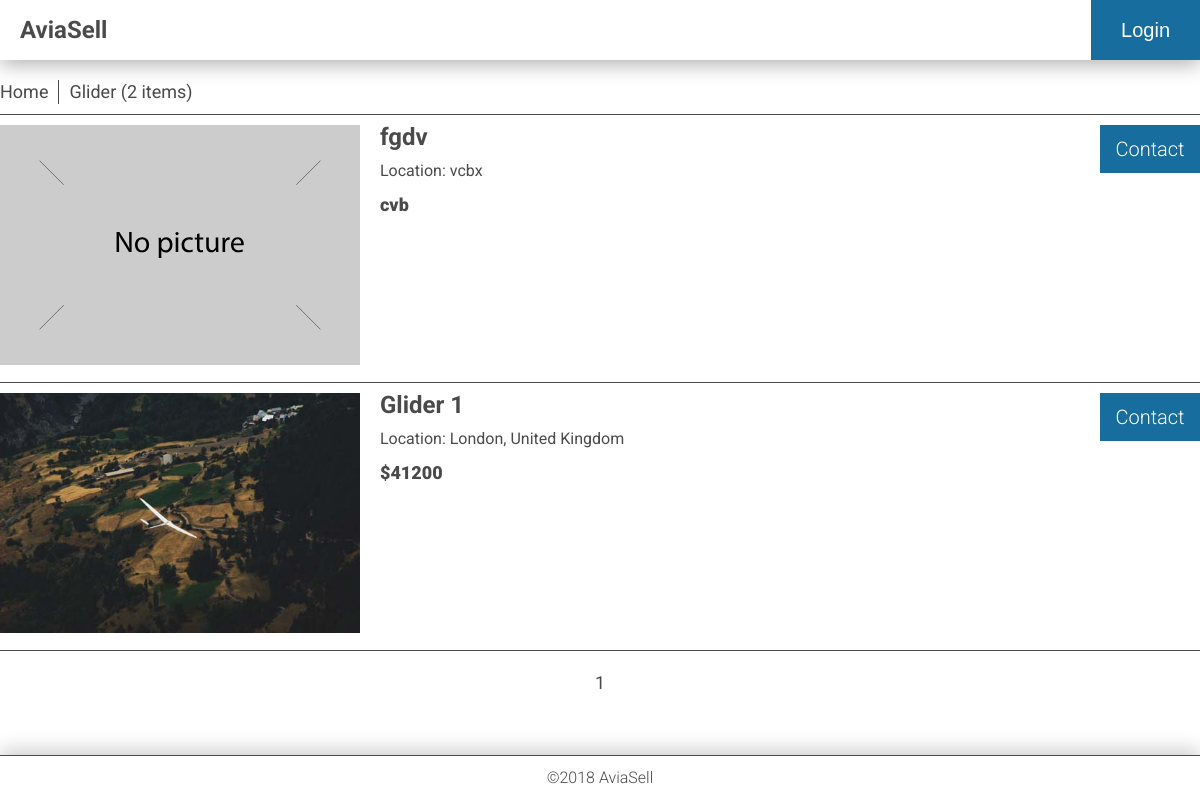
Page /category/glider/1 on the committed database.
### app/database_setup.py (models this page shows, shortened)
class Category(Base):
    __tablename__ = 'category'
    id = Column(Integer, primary_key=True)
    name = Column(String(250), nullable=False)
    picture = Column(String(250))
    description = Column(String(250))
    slug = Column(String(30), unique=True)

class User(Base):
    __tablename__ = 'user'
    id = Column(Integer, primary_key=True)
    name = Column(String(250), nullable=False)
    email = Column(String(250), nullable=False)
    picture = Column(String(250))

class CategoryItem(Base):
    __tablename__ = 'category_item'
    id = Column(Integer, primary_key=True)
    title = Column(String(80), nullable=False)
    description = Column(Text(), nullable=False)
    location = Column(String(250), nullable=False)
    picture = Column(String(250), nullable=False)
    price = Column(String(32), nullable=False)
    created_date = Column(DateTime, default=datetime.datetime.utcnow)
    category_id = Column(Integer, ForeignKey('category.id'))
    category = relationship(Category)
    user_id = Column(Integer, ForeignKey('user.id'))
    user = relationship(User)

### app/views/category.py (the view)
@webapp.route('/category/<string:category_slug>/<int:page>')
def getCategoryPage(category_slug, page):
    category = CategoryModel.getCategory(category_slug)
    if category:
        limitPerPage = 2
        countItems = ItemModel.itemsInCatCount(category.id)
        pageCount = math.ceil(countItems / limitPerPage)
        result = []
        items = ItemModel.getItemPage(category.id, page, limitPerPage)
        for item in items:
          result.append((item, UserModel.getUserEmail(item.user_id)))
        return render_template('category.html',
                               category_slug=category.slug,
                               items=result,
                               category_name=category.name,
                               pages=pageCount,
                               current_page=page,
                               total_items=countItems)
    else:
        return render_template('404.html'), 404

### app/models/category.py (called while the page is built)
    def getCategory(categorySlug):
        result = session.query(Category).filter_by(slug=categorySlug).first()
        return result

### app/models/item.py (called while the page is built)
    def getItemPage(category_id, offset, limit):
        if offset == 1:
            offset = 0
        else:
            offset = (offset - 1) * limit
        result = session.query(CategoryItem)\
            .filter_by(category_id = category_id)\
            .order_by(CategoryItem.created_date.desc())\
            .offset(offset)\
            .limit(limit)\
            .all()
        return result

    def itemsInCatCount(category_id):
        result = session.query(CategoryItem).filter_by(category_id = category_id).count()
        return result

### app/models/user.py (called while the page is built)
    def getUserEmail(uid):
        result = session.query(User).filter_by(id=uid).one()
        return result.email

### app/templates/category.html (shortened to what this page needs)
{% extends "base.html" %}
{% block content %}
<div class="container">
    <nav>
        <ul>
            <li>
                <a href="{{ url_for('mainIndex') }}">
                    Home
                </a>
            </li>
            <li>
                {{category_name}}
                ({{total_items}}
                    {% if total_items == 1%}
                    item)
                    {% else %}
                    items)
                    {% endif %}
            </li>
        </ul>
    </nav>
    <ul class="itemsList">
        {% for item, email in items %}
        <li class="item">
            <a href="{{ url_for('readItem', category_slug = category_slug, item_id = item.id, item_name = item.title) }}">
                {% if item.picture %}
                    <img src="{{ url_for('uploaded_file', filename = item.picture) }}"
                         alt="{{ item.title }}">
                    </a>
                {% else %}
                    <img src="{{ url_for('static', filename='images/not-available.svg') }}"
                         alt="Picture is not available">
                    </a>
                {% endif %}
            <div class="itemInfo">
                <h2>
                    <a href="{{ url_for('readItem', category_slug = category_slug, item_id = item.id, item_name = item.title) }}">
                        {{ item.title }}
                    </a>
                </h2>
                <div class="location">
                    Location: {{ item.location }}
                </div>
                <div class="price">
                    {{ item.price }}
                </div>
            </div>
            <div class="buttons">
                <div class="button buy">
                    <a href="mailto:{{ email }}">
                        Contact
                    </a>
                </div>
            </div>
        </li>
        {% endfor %}
    </ul>
    <div class="pagination">
        {% for i in range(1, (pages+1)) %}
            {% if current_page == i %}
                {{i}}
            {% else %}
                <a href="{{ url_for('getCategoryPage', category_slug = category_slug, page = i) }}">
                  {{i}}
                </a>
            {% endif %}
        {% endfor %}
    </div>
</div>
{% endblock %}

### app/static/css/main.css (style rules this page uses)
body,html { margin:0;padding:0;width:100%;height:100% }
embed,img,object,video { margin:0;padding:0;max-width:100% }
body { font-family:Roboto,sans-serif;font-size:16px;line-height:24px;display:-ms-grid;display:grid;-ms-grid-rows:60px auto 60px;grid-template-rows:60px auto 60px;color:#4a4a4a }
li,ul { list-style:none;padding:0;margin:0 }
a { text-decoration:none;color:#4a4a4a }
.container,main { max-width:100% }
.container { margin:20px }
nav { margin:20px 0 0;padding:0 0 10px;color:#4a4a4a;font-size:18px;border-bottom:1px solid #4a4a4a }
nav ul { display:-ms-flexbox;display:flex;-ms-flex-direction:row;flex-direction:row;-ms-flex-wrap:wrap;flex-wrap:wrap }
nav li:first-child { padding:0 10px 0 0 }
nav li { padding:0 10px;border-right:1px solid #4a4a4a }
nav li:last-child { border-right:0 solid #4a4a4a }
.itemsList,.itemsList .item { display:-ms-grid;display:grid }
.itemsList .item { -ms-grid-columns:minmax(100px,30%) auto 100px;grid-template-columns:minmax(100px,30%) auto 100px;padding:10px 0;border-bottom:1px solid #4a4a4a }
.itemsList .item .itemInfo { display:-ms-grid;display:grid;grid-auto-rows:max-content;padding:0 20px;margin:0;color:#4a4a4a }
.itemsList .item .itemInfo h2 { padding:0;margin:0 }
.itemsList .item .itemInfo .location { font-size:16px;padding:10px 0 }
.itemsList .item .itemInfo .price { font-size:18px;font-weight:900 }
.pagination { text-align:center;padding:20px 0 0;font-size:18px;font-weight:400 }
.buttons { display:-ms-grid;display:grid;grid-auto-rows:max-content;grid-gap:10px }
.buttons a { color:#fff }
.buttons .button { display:-ms-grid;display:grid;-ms-flex-align:center;align-items:center;color:#fff;height:48px;border:none;font-size:20px;font-weight:300;text-align:center }
.buttons .buy { background:#176d9e }
@media screen and (min-width:1200px) { .container { width:1200px;margin:0 auto } }

### rows in the picture
Category: name "Glider"
User: title "fgdv", location "vcbx", price "cvb"
User: picture (picture), title "Glider 1", location "London, United Kingdom", price "$41200"

### other values in the picture
{{ total_items }} "2"
{{ i }} "1"
